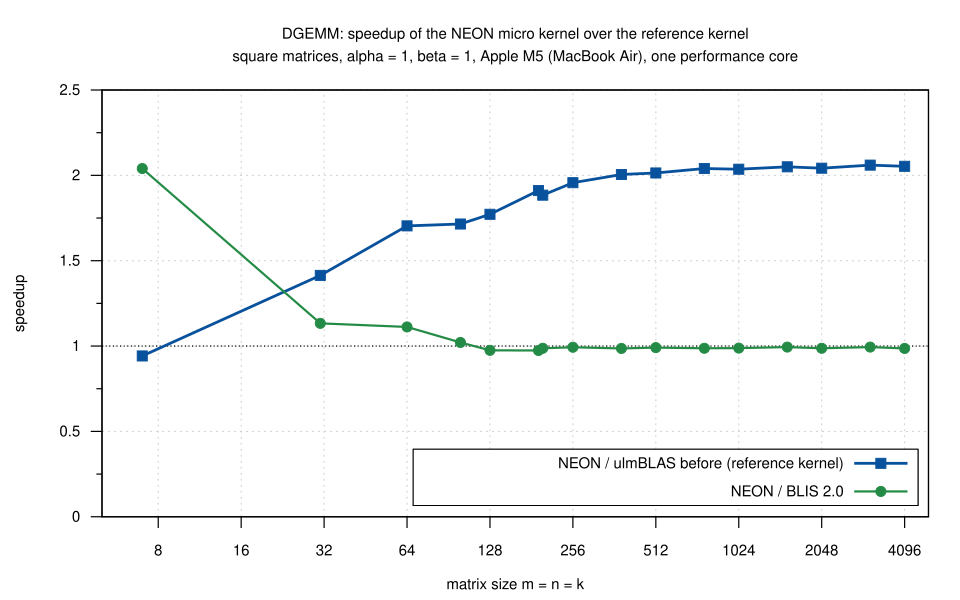

This chart was generated by the following gnuplot code:
load "_style.gp"
set output "dgemm_speedup.svg"
set title "DGEMM: speedup of the NEON micro kernel over the reference kernel\nsquare matrices, alpha = 1, beta = 1, Apple M5 (MacBook Air), one performance core"
set xlabel "matrix size m = n = k"
set ylabel "speedup"
set logscale x 2
set xrange [5:5000]
set yrange [0:2.5]
set ytics 0.5
set key inside right bottom
set xtics (8, 16, 32, 64, 128, 256, 512, 1024, 2048, 4096)
plot 1 with lines ls 9 notitle, \
     S."dgemm_square.csv" using "n":"neon_over_base" with linespoints ls 4 title "NEON / ulmBLAS before (reference kernel)", \
     ""                   using "n":"neon_over_blis" with linespoints ls 5 title "NEON / BLIS 2.0"
